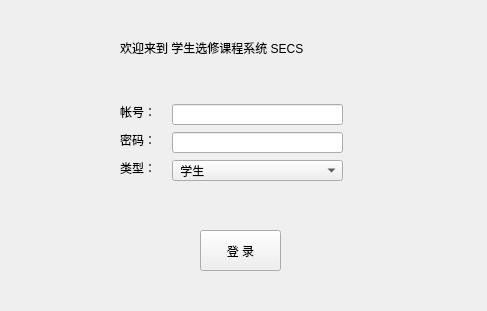
<?xml version="1.0" encoding="UTF-8"?>
<ui version="4.0">
 <class>Login</class>
 <widget class="QMainWindow" name="Login">
  <property name="geometry">
   <rect>
    <x>0</x>
    <y>0</y>
    <width>487</width>
    <height>311</height>
   </rect>
  </property>
  <property name="windowTitle">
   <string>学生选修课程系统 SECS - 登录</string>
  </property>
  <widget class="QWidget" name="centralWidget">
   <widget class="QLabel" name="label_User">
    <property name="geometry">
     <rect>
      <x>120</x>
      <y>104</y>
      <width>45</width>
      <height>16</height>
     </rect>
    </property>
    <property name="text">
     <string>帐号：</string>
    </property>
   </widget>
   <widget class="QLabel" name="label_Pwd">
    <property name="geometry">
     <rect>
      <x>120</x>
      <y>132</y>
      <width>45</width>
      <height>16</height>
     </rect>
    </property>
    <property name="text">
     <string>密码：</string>
    </property>
   </widget>
   <widget class="QLabel" name="label_Type">
    <property name="geometry">
     <rect>
      <x>120</x>
      <y>160</y>
      <width>45</width>
      <height>16</height>
     </rect>
    </property>
    <property name="text">
     <string>类型：</string>
    </property>
   </widget>
   <widget class="QLineEdit" name="lineEdit_user">
    <property name="geometry">
     <rect>
      <x>172</x>
      <y>104</y>
      <width>171</width>
      <height>21</height>
     </rect>
    </property>
   </widget>
   <widget class="QLineEdit" name="lineEdit_pwd">
    <property name="geometry">
     <rect>
      <x>172</x>
      <y>132</y>
      <width>171</width>
      <height>21</height>
     </rect>
    </property>
   </widget>
   <widget class="QPushButton" name="btn_Login">
    <property name="geometry">
     <rect>
      <x>200</x>
      <y>230</y>
      <width>81</width>
      <height>41</height>
     </rect>
    </property>
    <property name="text">
     <string>登 录</string>
    </property>
   </widget>
   <widget class="QComboBox" name="comboBox">
    <property name="geometry">
     <rect>
      <x>172</x>
      <y>160</y>
      <width>171</width>
      <height>21</height>
     </rect>
    </property>
    <property name="currentIndex">
     <number>0</number>
    </property>
    <item>
     <property name="text">
      <string> 学生</string>
     </property>
    </item>
    <item>
     <property name="text">
      <string> 管理员</string>
     </property>
    </item>
   </widget>
   <widget class="QLabel" name="label_Welcome">
    <property name="geometry">
     <rect>
      <x>120</x>
      <y>40</y>
      <width>261</width>
      <height>16</height>
     </rect>
    </property>
    <property name="text">
     <string>欢迎来到 学生选修课程系统 SECS</string>
    </property>
   </widget>
  </widget>
 </widget>
 <layoutdefault spacing="6" margin="11"/>
 <resources/>
 <connections/>
</ui>
